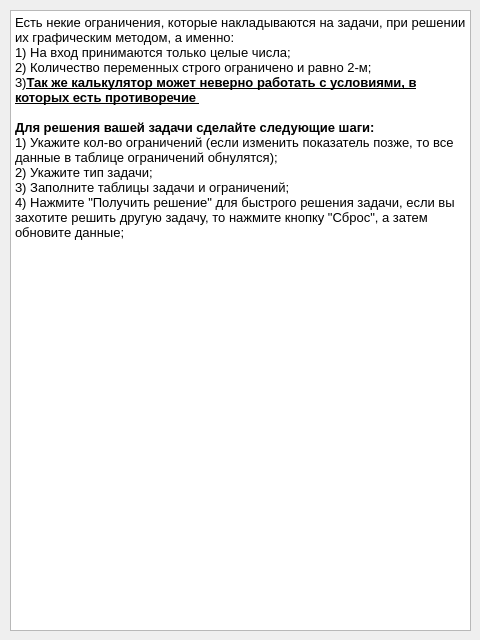
<?xml version="1.0" encoding="UTF-8"?>
<ui version="4.0">
 <class>referenceGraph</class>
 <widget class="QDialog" name="referenceGraph">
  <property name="geometry">
   <rect>
    <x>0</x>
    <y>0</y>
    <width>480</width>
    <height>640</height>
   </rect>
  </property>
  <property name="windowTitle">
   <string>Графический метод</string>
  </property>
  <widget class="QTextBrowser" name="textBrowser">
   <property name="geometry">
    <rect>
     <x>10</x>
     <y>10</y>
     <width>461</width>
     <height>621</height>
    </rect>
   </property>
   <property name="html">
    <string>&lt;!DOCTYPE HTML PUBLIC &quot;-//W3C//DTD HTML 4.0//EN&quot; &quot;http://www.w3.org/TR/REC-html40/strict.dtd&quot;&gt;
&lt;html&gt;&lt;head&gt;&lt;meta name=&quot;qrichtext&quot; content=&quot;1&quot; /&gt;&lt;style type=&quot;text/css&quot;&gt;
p, li { white-space: pre-wrap; }
&lt;/style&gt;&lt;/head&gt;&lt;body style=&quot; font-family:'MS Shell Dlg 2'; font-size:8.25pt; font-weight:400; font-style:normal;&quot;&gt;
&lt;p style=&quot; margin-top:0px; margin-bottom:0px; margin-left:0px; margin-right:0px; -qt-block-indent:0; text-indent:0px;&quot;&gt;&lt;span style=&quot; font-size:10pt;&quot;&gt;Есть некие ограничения, которые накладываются на задачи, при решении их графическим методом, а именно:&lt;br /&gt;1) На вход принимаются только целые числа;&lt;br /&gt;2) Количество переменных строго ограничено и равно 2-м;&lt;/span&gt;&lt;/p&gt;
&lt;p style=&quot; margin-top:0px; margin-bottom:0px; margin-left:0px; margin-right:0px; -qt-block-indent:0; text-indent:0px;&quot;&gt;&lt;span style=&quot; font-size:10pt;&quot;&gt;3)&lt;/span&gt;&lt;span style=&quot; font-size:10pt; font-weight:600; text-decoration: underline;&quot;&gt;Так же калькулятор может неверно работать с условиями, в которых есть противоречие &lt;/span&gt;&lt;/p&gt;
&lt;p style=&quot;-qt-paragraph-type:empty; margin-top:0px; margin-bottom:0px; margin-left:0px; margin-right:0px; -qt-block-indent:0; text-indent:0px; font-size:10pt; font-weight:600; text-decoration: underline;&quot;&gt;&lt;br /&gt;&lt;/p&gt;
&lt;p style=&quot; margin-top:0px; margin-bottom:0px; margin-left:0px; margin-right:0px; -qt-block-indent:0; text-indent:0px;&quot;&gt;&lt;span style=&quot; font-size:10pt; font-weight:600;&quot;&gt;Для решения вашей задачи сделайте следующие шаги:&lt;/span&gt;&lt;/p&gt;
&lt;p style=&quot; margin-top:0px; margin-bottom:0px; margin-left:0px; margin-right:0px; -qt-block-indent:0; text-indent:0px;&quot;&gt;&lt;span style=&quot; font-size:10pt;&quot;&gt;1) Укажите кол-во ограничений (если изменить показатель позже, то все данные в таблице ограничений обнулятся);&lt;/span&gt;&lt;/p&gt;
&lt;p style=&quot; margin-top:0px; margin-bottom:0px; margin-left:0px; margin-right:0px; -qt-block-indent:0; text-indent:0px;&quot;&gt;&lt;span style=&quot; font-size:10pt;&quot;&gt;2) Укажите тип задачи;&lt;/span&gt;&lt;/p&gt;
&lt;p style=&quot; margin-top:0px; margin-bottom:0px; margin-left:0px; margin-right:0px; -qt-block-indent:0; text-indent:0px;&quot;&gt;&lt;span style=&quot; font-size:10pt;&quot;&gt;3) Заполните таблицы задачи и ограничений;&lt;/span&gt;&lt;/p&gt;
&lt;p style=&quot; margin-top:0px; margin-bottom:0px; margin-left:0px; margin-right:0px; -qt-block-indent:0; text-indent:0px;&quot;&gt;&lt;span style=&quot; font-size:10pt;&quot;&gt;4) Нажмите &amp;quot;Получить решение&amp;quot; для быстрого решения задачи, если вы захотите решить другую задачу, то нажмите кнопку &amp;quot;Сброс&amp;quot;, а затем обновите данные;&lt;/span&gt;&lt;/p&gt;&lt;/body&gt;&lt;/html&gt;</string>
   </property>
  </widget>
 </widget>
 <resources/>
 <connections/>
</ui>
